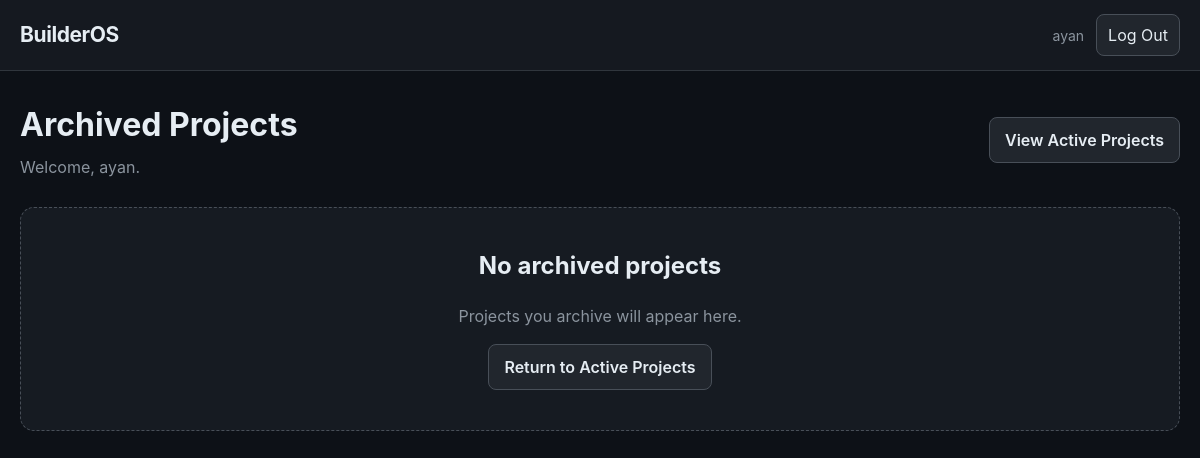
The page /projects/?archived=1 (signed in) on the database as committed earlier.
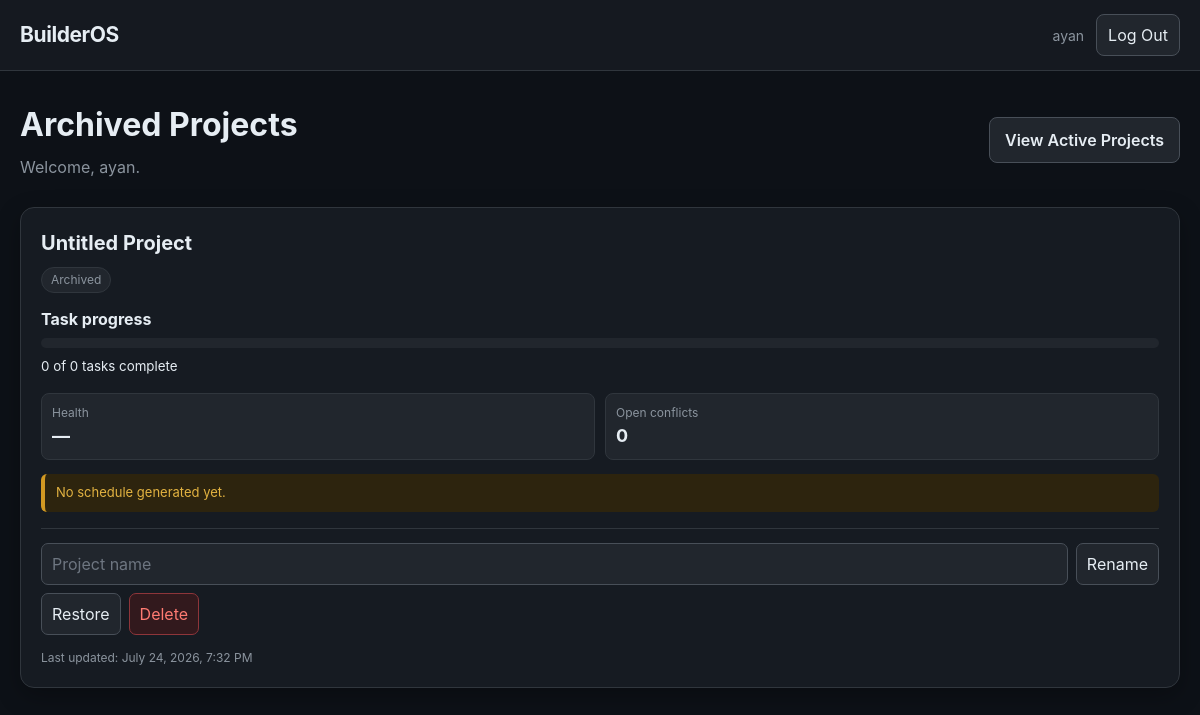
The same page on the database as committed later.
### projects/models.py (models this page shows, shortened)
class Project(models.Model):
    class Status(models.TextChoices):
        DRAFT = "draft", "Draft"
        GENERATING = "generating", "Generating"
        ACTIVE = "active", "Active"
        ARCHIVED = "archived", "Archived"
    owner = models.ForeignKey(
        settings.AUTH_USER_MODEL,
        on_delete=models.CASCADE,
        related_name="projects",
    )
    name = models.CharField(max_length=150, blank=True)
    original_idea = models.TextField(blank=True)
    project_type = models.CharField(max_length=50, blank=True)
    status = models.CharField(
        max_length=20,
        choices=Status.choices,
        default=Status.DRAFT,
    )
    schedule_needs_refresh = models.BooleanField(
        default=False,
    )
    schedule_refresh_reason = models.TextField(
        blank=True,
    )
    schedule_last_generated_at = models.DateTimeField(
        null=True,
        blank=True,
    )
    created_at = models.DateTimeField(auto_now_add=True)
    updated_at = models.DateTimeField(auto_now=True)

### projects/views.py (the view)
# urls.py: path("", views.project_list, name="project_list"),
@login_required
def project_list(request):
    show_archived = (
        request.GET.get("archived") == "1"
    )
    projects = (
        Project.objects
        .filter(owner=request.user)
        .prefetch_related(
            "tasks",
            "conflicts",
            "health_reviews",
        )
        .order_by("-updated_at")
    )
    if show_archived:
        projects = projects.filter(
            status=Project.Status.ARCHIVED,
        )
    else:
        projects = projects.exclude(
            status=Project.Status.ARCHIVED,
        )
    project_cards = []
    for project in projects:
        total_tasks = project.tasks.count()
        completed_tasks = project.tasks.filter(
            status=Task.Status.DONE,
        ).count()
        task_progress = 0
        if total_tasks > 0:
            task_progress = round(
                completed_tasks
                / total_tasks
                * 100
            )
        latest_review = (
            project.health_reviews
            .order_by("-created_at")
            .first()
        )
        health_score = (
            latest_review.health_score
            if latest_review is not None
            else None
        )
        open_conflict_count = (
            project.conflicts.filter(
                status=ProjectConflict.Status.OPEN,
            ).count()
        )
        project_cards.append(
            {
                "project": project,
                "total_tasks": total_tasks,
                "completed_tasks": completed_tasks,
                "task_progress": task_progress,
                "health_score": health_score,
                "open_conflict_count": (
                    open_conflict_count
                ),
            }
        )
    return render(
        request,
        "projects/list.html",
        {
            "project_cards": project_cards,
            "show_archived": show_archived,
        },
    )

### projects/templates/projects/list.html (shortened to what this page needs)
{% extends "projects/base.html" %}
{% block content %}
<div class="page-header">
    <div>
        <h1>
            {% if show_archived %}
                Archived Projects
            {% else %}
                My Projects
            {% endif %}
        </h1>
        <p>
            Welcome, {{ request.user.username }}.
        </p>
    </div>
    <div class="header-actions">
        {% if show_archived %}
            <a
                href="{% url 'project_list' %}"
                class="archive-navigation"
            >
                View Active Projects
            </a>
        {% endif %}
    </div>
</div>
{% if project_cards %}
    <div class="projects-grid">
        {% for item in project_cards %}
            <article class="project-card">
                <h2>
                    {% if item.project.status == "draft" or item.project.status == "generating" %}
                        <a href="{% url 'project_setup' item.project.pk %}">
                            {{ item.project.name|default:"Untitled Project" }}
                        </a>
                    {% elif item.project.status == "archived" %}
                        {{ item.project.name|default:"Untitled Project" }}
                    {% else %}
                        <a href="{% url 'workspace' item.project.pk %}">
                            {{ item.project.name|default:"Untitled Project" }}
                        </a>
                    {% endif %}
                </h2>
                <span class="project-status">
                    {{ item.project.get_status_display }}
                </span>
                <div>
                    <strong>Task progress</strong>
                    <div class="progress-bar">
                    </div>
                    <small>
                        {{ item.completed_tasks }}
                        of
                        {{ item.total_tasks }}
                        tasks complete
                    </small>
                </div>
                <div class="metrics">
                    <div class="metric">
                        <div class="metric-label">
                            Health
                        </div>
                        <div class="metric-value">
                            {% if item.health_score != None %}
                                {{ item.health_score }}%
                            {% else %}
                                —
                            {% endif %}
                        </div>
                    </div>
                    <div class="metric">
                        <div class="metric-label">
                            Open conflicts
                        </div>
                        <div class="metric-value">
                            {{ item.open_conflict_count }}
                        </div>
                    </div>
                </div>
                {% if not item.project.schedule_last_generated_at %}
                    <div class="schedule-warning">
                        No schedule generated yet.
                    </div>
                {% elif item.project.schedule_needs_refresh %}
                    <div class="schedule-warning">
                        Schedule may be out of date.
                    </div>
                {% else %}
                    <div class="schedule-current">
                        Schedule is up to date.
                    </div>
                {% endif %}
                <div class="project-actions">
                    <form
                        method="POST"
                        action="{% url 'rename_project' item.project.pk %}"
                        class="rename-form"
                    >
                        <input
                            type="text"
                            name="name"
                            value="{{ item.project.name }}"
                            maxlength="150"
                            placeholder="Project name"
                            required
                        >
                        <button type="submit">
                            Rename
                        </button>
                    </form>
                    {% if item.project.status == "archived" %}
                        <form
                            method="POST"
                            action="{% url 'restore_project' item.project.pk %}"
                        >
                            <button type="submit">
                                Restore
                            </button>
                        </form>
                    {% endif %}
                    <form
                        method="POST"
                        action="{% url 'delete_project' item.project.pk %}"
                        onsubmit="
                            return confirm(
                                'Delete this project permanently? This cannot be undone.'
                            );
                        "
                    >
                        <button
                            type="submit"
                            class="delete-button"
                        >
                            Delete
                        </button>
                    </form>
                </div>
                <div class="updated-at">
                    Last updated:
                    {{ item.project.updated_at|date:"F j, Y, g:i A" }}
                </div>
            </article>
        {% endfor %}
    </div>
{% else %}
    <div class="empty-state">
        {% if show_archived %}
            <h2>No archived projects</h2>
            <p>
                Projects you archive will appear here.
            </p>
            <a
                href="{% url 'project_list' %}"
                class="archive-navigation"
            >
                Return to Active Projects
            </a>
        {% endif %}
    </div>
{% endif %}
{% endblock %}

### projects/templates/projects/base.html (shortened to what this page needs)
<!DOCTYPE html>
<html lang="en">
<head>
</head>
<body>
<header class="site-header">
    <div class="site-header-inner">
        <a
            href="{% url 'project_list' %}"
            class="brand"
        >
            BuilderOS
        </a>
        {% if request.user.is_authenticated %}
            <div class="account-area">
                <span class="username">
                    {{ request.user.username }}
                </span>
                <form
                    method="POST"
                    action="{% url 'logout' %}"
                    class="logout-form"
                >
                    <button
                        type="submit"
                        class="logout-button"
                    >
                        Log Out
                    </button>
                </form>
            </div>
        {% endif %}
    </div>
</header>
<main class="page-container">
    {% block content %}
    {% endblock %}
</main>
</body>
</html>

### projects/templates/projects/base.html (style rules this page uses)
:root { color-scheme: dark; --background: #0d1117; --surface: #161b22; --surface-raised: #1c2128; --surface-soft: #21262d; --border: #30363d; --border-strong: #484f58; --text: #e6edf3; --text-muted: #8b949e; --accent: #58a6ff; --accent-hover: #79c0ff; --accent-surface: #1f3a5f; --success: #3fb950; --success-background: #122b1a; --success-border: #2f6f3e; --warning: #d29922; --warning-background: #2d240e; --warning-border: #7c5d16; --danger: #f85149; --danger-background: #32191d; --danger-border: #8e353a; --info-background: #152943; --info-border: #285786; --shadow: 0 8px 24px rgba(0, 0, 0, 0.28); }
* { box-sizing: border-box; }
html { background: var(--background); }
body { margin: 0; min-height: 100vh; font-family: Inter, Arial, sans-serif; line-height: 1.5; background: var(--background); color: var(--text); }
a { color: var(--accent); }
button, input, textarea, select { font: inherit; }
input, textarea, select { color: var(--text); background: var(--surface-soft); border: 1px solid var(--border-strong); }
.site-header { position: sticky; top: 0; z-index: 100; background: rgba(22, 27, 34, 0.96); border-bottom: 1px solid var(--border); backdrop-filter: blur(10px); }
.site-header-inner { max-width: 1200px; margin: 0 auto; padding: 14px 20px; display: flex; justify-content: space-between; align-items: center; gap: 20px; }
.brand { color: var(--text); font-size: 21px; font-weight: 700; text-decoration: none; letter-spacing: -0.02em; }
.account-area { display: flex; align-items: center; gap: 12px; }
.username { color: var(--text-muted); font-size: 14px; }
.logout-form { margin: 0; }
.logout-button { border: 1px solid var(--border-strong); background: var(--surface-soft); color: var(--text); border-radius: 8px; padding: 7px 11px; cursor: pointer; }
.page-container { max-width: 1200px; margin: 0 auto; padding: 30px 20px 50px; }
::placeholder { color: #6e7681; }
button, .button, input, select, textarea { max-width: 100%; }
button, .button { min-height: 42px; }
.page-container { width: 100%; }
a, button, .button, .card, .project-navigation a, input, textarea, select { transition: background-color 0.18s ease, border-color 0.18s ease, color 0.18s ease, box-shadow 0.18s ease, transform 0.18s ease; }

Rows that differ between the two databases and show on the page:
now on this page (row edited): Project: project.name "Untitled Project", project.status "Archived", completed_tasks "0", total_tasks "0", open_conflict_count "0", shows "No schedule generated yet.", shows "Restore", project.updated_at "July 24, 2026, 7:32 PM"
Other text that changed with them:
text no longer shown: "No archived projects Projects you archive will appear here. Return to Active Projects"
